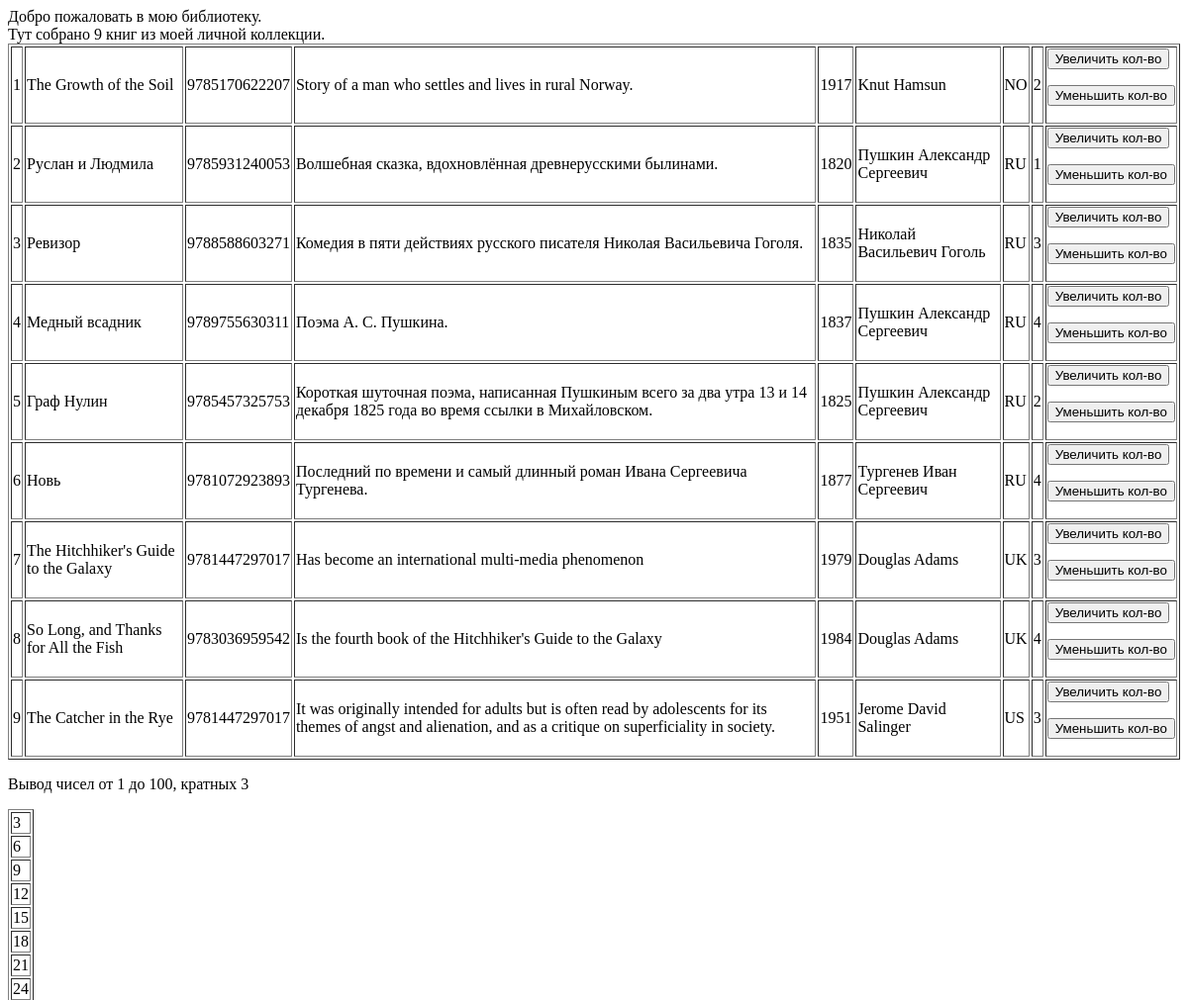
The app's page /index/ (upper part), older data.
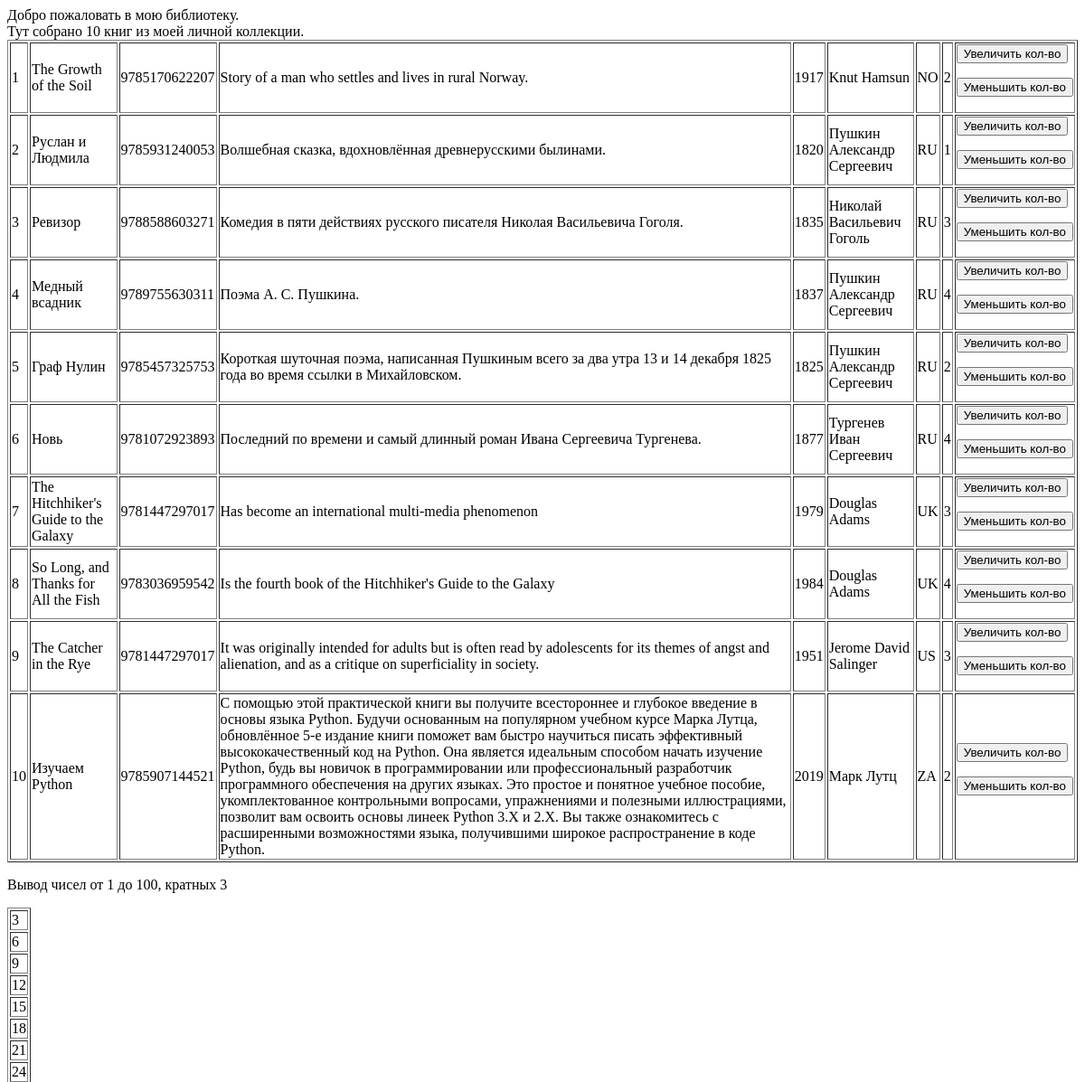
The same page, newer data.
### p_library/models.py (models this page shows, shortened)
class Book(models.Model):
    ISBN = models.CharField(max_length=13)
    title = models.TextField()
    description = models.TextField()
    year_release = models.SmallIntegerField()
    author = models.ForeignKey(Author, on_delete=models.CASCADE)
    copy_count = models.SmallIntegerField(default=1)
    price = models.DecimalField(max_digits=7, decimal_places=2)
    publisher = models.ForeignKey(Publisher, on_delete=models.CASCADE, null=True, blank=True, related_name='books')

class Author(models.Model):
    full_name = models.TextField()
    birth_year = models.SmallIntegerField()
    country = models.CharField(max_length=2)

### p_library/views.py (the view)
# urls.py: path('index/', views.index),
def index(request):
    template = loader.get_template('index.html')
    books = Book.objects.all()
    books_count = books.count()
    numbers = [ str(x) for x in range(1, 101) ]
    biblio_data = {
        'title': 'мою библиотеку',
        'books': books,
        'numbers': numbers,
    }
    return HttpResponse(template.render(biblio_data, request))

### p_library/templatetags/test_third_only.py (called while the page is built)
@register.filter
def only3rd(value):
    if (int(value) % 3) == 0:
        return True
    return False

### p_library/templates/index.html (shortened to what this page needs)
Добро пожаловать в {{ title }}. <BR>
Тут собрано {{ books|length }} книг из моей личной коллекции.
<TABLE BORDER="1">
    {% for book in books %}
    <TR>
        <TD>{{ forloop.counter }}</TD>
        <TD>{{ book.title }}</TD>
        <TD>{{ book.ISBN }}</TD>
        <TD>{{ book.description }}</TD>
        <TD>{{ book.year_release }}</TD>
        <TD>{{ book.author.full_name }}</TD>
        <TD>{{ book.author.country }}</TD>
        <TD>{{ book.copy_count }}</TD>
        <TD>
            <FORM ACTION="/index/book_increment/" METHOD="post" ENCTYPE="multipart/form-data">
                <INPUT TYPE="submit" VALUE="Увеличить кол-во">
            </FORM>
            <FORM ACTION="/index/book_decrement/" METHOD="post" ENCTYPE="multipart/form-data">
                <INPUT TYPE="submit" VALUE="Уменьшить кол-во">
            </FORM>
        </TD>
    </TR>
    {% endfor %}
</TABLE>
<P>Вывод чисел от 1 до 100, кратных 3</P>
{% load test_third_only %}
<TABLE BORDER="1">
    {% for num in numbers %}
        {% if num|only3rd %}
        <TR><TD>{{ num }}</TD></TR>
        {% endif %}
    {% endfor %}
</TABLE>

Row changes from the older to the newer data that the page shows:
added Book: title "Изучаем Python", ISBN "9785907144521", description "С помощью этой практической книги вы получите всестороннее и глубокое введение в основы языка Python. Будучи основанным на популярном учебном курсе Марка Лутца, обновлённое 5-е издание книги поможет вам быстро научиться писать эффективный высококачественный код на Python. Она является идеальным способом начать изучение Python, будь вы новичок в программировании или профессиональный разработчик программного обеспечения на других языках. Это простое и понятное учебное пособие, укомплектованное контрольными вопросами, упражнениями и полезными иллюстрациями, позволит вам освоить основы линеек Python 3.X и 2.X. Вы также ознакомитесь с расширенными возможностями языка, получившими широкое…", year_release "2019", author.full_name "Марк Лутц", author.country "ZA", copy_count "2"
Text that changed along with them:
{{ books|length }}: "9" → "10"
